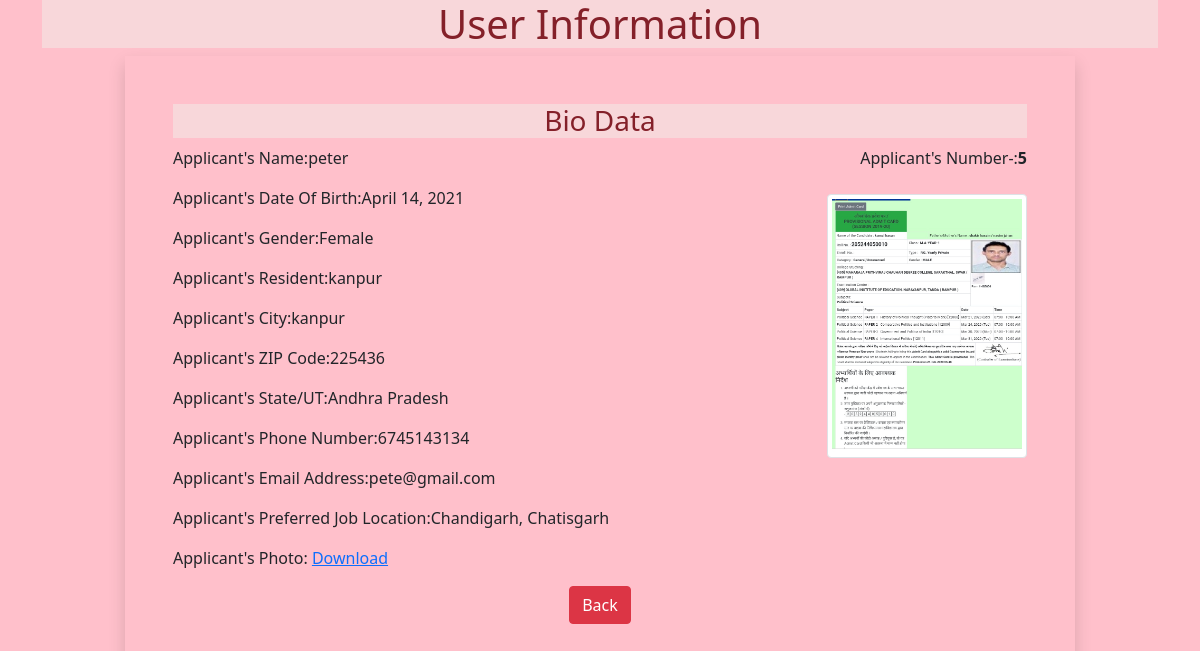
The page /5 on the database its author committed.
### apps/models.py (models this page shows)
class Portfolio(models.Model):
    name=models.CharField(max_length=100)
    dob=models.DateField(auto_now=False,auto_now_add=False)
    gender=models.CharField(max_length=100)
    locality=models.CharField(max_length=100)
    city=models.CharField(max_length=100)
    pin=models.PositiveIntegerField()
    state=models.CharField(choices=STATE_CHOICE,max_length=100)
    mobile=models.PositiveIntegerField()
    email=models.EmailField()
    job_city=models.CharField(max_length=100)
    profile_image=models.ImageField(upload_to='profileimage',blank=True)
    my_file=models.FileField(upload_to='docs',blank=True)

### apps/views.py (the view)
# urls.py: path('<int:pk>',views.UserView.as_view(),name='info'),
class UserView(View):
    def get(self,request,pk):
        print(pk)
        bio=Portfolio.objects.get(pk=pk)
        return render(request,'apps/info.html',{'bio':bio})

### apps/templatetags/myfilter.py (called while the page is built)
@register.filter(name='remove_spacial')
def remove_chars(value,arg):
    print("The Value",value)
    print("The Arguement",arg)
    for charecter in arg:
        value=value.replace(charecter,"")
        print("The Charecter",charecter)
    return value

### apps/templates/apps/info.html (shortened to what this page needs)
<!DOCTYPE html>
{% load myfilter %}
<html lang="en">
<head>
     <link href="https://cdn.jsdelivr.net/npm/bootstrap@5.0.0-beta3/dist/css/bootstrap.min.css"
     rel="stylesheet"
>
</head>
<body>
    <div class="container">
        <h1 class="alert-danger text-center">User Information</h1>
        <div class="row">
            <div class="col-sm-10 text-center shadow p-5 offset-sm-1 " >
                <h3 class="alert-danger text-center">Bio Data</h3>
                <p class="float-end">Applicant's Number-:<b>{{bio.id}}</b></p>
                <p align="left">Applicant's Name:{{bio.name}}</p>
                <img src="{{bio.profile_image}}" alt=""
                class="img-fluid img-thumbnail float-end mt-2" width="200" hieght="150">
                <div align='left'>
                <p>Applicant's Date Of Birth:{{bio.dob}}</p>
                <p>Applicant's Gender:{{bio.gender}}</palign=>
                <p>Applicant's Resident:{{bio.locality}}</palign=>
                <p>Applicant's City:{{bio.city}}</palign=>
                <p>Applicant's ZIP Code:{{bio.pin}}</palign=>
                <p>Applicant's State/UT:{{bio.state}}</palign=>
                <p>Applicant's Phone Number:{{bio.mobile}}</palign=>
                <p>Applicant's Email Address:{{bio.email}}</palign=>
                <p>Applicant's Preferred Job Location:{{bio.job_city|remove_spacial:"[]'"}}</p>
                <p>Applicant's Photo:   <a href="{{bio.my_file.url}}">Download</a></palign=>
                </div>
                <a href="{% url 'home' %}" class="btn btn-danger">Back</a>
            </div>
        </div>
    </div>
</body>
</html>

### apps/templates/apps/info.html (style rules this page uses)
body { background-color:pink; }
p { margin:2px left; }

### rows shown on the page
Portfolio: id "5", name "peter", profile_image (picture), dob "April 14, 2021", gender "Female", locality "kanpur", city "kanpur", pin "225436", state "Andhra Pradesh", mobile "6745143134", email "pete@gmail.com", job_city|remove_spacial "Chandigarh, Chatisgarh"
